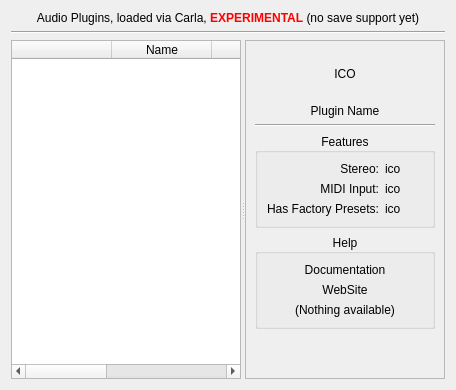
     <widget class="QWidget" name="plugin">
      <attribute name="title">
       <string>Plugin</string>
      </attribute>
      <layout class="QVBoxLayout" name="verticalLayout_22">
       <item>
        <widget class="QLabel" name="label_43">
         <property name="maximumSize">
          <size>
           <width>16777215</width>
           <height>16</height>
          </size>
         </property>
         <property name="text">
          <string>Audio Plugins, loaded via Carla, &lt;span style=&quot;color: red;&quot;&gt;&lt;b&gt;EXPERIMENTAL&lt;/b&gt;&lt;/span&gt; (no save support yet)</string>
         </property>
         <property name="alignment">
          <set>Qt::AlignCenter</set>
         </property>
        </widget>
       </item>
       <item>
        <widget class="Line" name="line_15">
         <property name="orientation">
          <enum>Qt::Horizontal</enum>
         </property>
        </widget>
       </item>
       <item>
        <widget class="QSplitter" name="splitter_Plugin">
         <property name="orientation">
          <enum>Qt::Horizontal</enum>
         </property>
         <widget class="QTableWidget" name="listPlugin">
          <property name="contextMenuPolicy">
           <enum>Qt::CustomContextMenu</enum>
          </property>
          <property name="editTriggers">
           <set>QAbstractItemView::NoEditTriggers</set>
          </property>
          <property name="alternatingRowColors">
           <bool>true</bool>
          </property>
          <property name="selectionMode">
           <enum>QAbstractItemView::SingleSelection</enum>
          </property>
          <property name="selectionBehavior">
           <enum>QAbstractItemView::SelectRows</enum>
          </property>
          <property name="sortingEnabled">
           <bool>true</bool>
          </property>
          <attribute name="horizontalHeaderStretchLastSection">
           <bool>true</bool>
          </attribute>
          <attribute name="verticalHeaderVisible">
           <bool>false</bool>
          </attribute>
          <attribute name="verticalHeaderDefaultSectionSize">
           <number>22</number>
          </attribute>
          <column>
           <property name="text">
            <string/>
           </property>
          </column>
          <column>
           <property name="text">
            <string>Name</string>
           </property>
          </column>
          <column>
           <property name="text">
            <string>Spec</string>
           </property>
          </column>
          <column>
           <property name="text">
            <string>Type</string>
           </property>
          </column>
          <column>
           <property name="text">
            <string>Release Model</string>
           </property>
          </column>
         </widget>
         <widget class="QFrame" name="frame_Plugin">
          <property name="minimumSize">
           <size>
            <width>200</width>
            <height>0</height>
           </size>
          </property>
          <property name="frameShape">
           <enum>QFrame::StyledPanel</enum>
          </property>
          <property name="frameShadow">
           <enum>QFrame::Raised</enum>
          </property>
          <layout class="QVBoxLayout" name="verticalLayout_12">
           <item>
            <widget class="QLabel" name="ico_app_plugin">
             <property name="minimumSize">
              <size>
               <width>0</width>
               <height>48</height>
              </size>
             </property>
             <property name="maximumSize">
              <size>
               <width>16777215</width>
               <height>48</height>
              </size>
             </property>
             <property name="text">
              <string>ICO</string>
             </property>
             <property name="alignment">
              <set>Qt::AlignCenter</set>
             </property>
            </widget>
           </item>
           <item>
            <widget class="QLabel" name="label_name_plugin">
             <property name="text">
              <string>Plugin Name</string>
             </property>
             <property name="alignment">
              <set>Qt::AlignCenter</set>
             </property>
            </widget>
           </item>
           <item>
            <widget class="Line" name="line_12">
             <property name="orientation">
              <enum>Qt::Horizontal</enum>
             </property>
            </widget>
           </item>
           <item>
            <widget class="QGroupBox" name="group_features_plugin">
             <property name="title">
              <string>Features</string>
             </property>
             <property name="alignment">
              <set>Qt::AlignCenter</set>
             </property>
             <layout class="QGridLayout" name="gridLayout_11">
              <item row="3" column="0">
               <widget class="QLabel" name="label_25">
                <property name="text">
                 <string>Stereo:</string>
                </property>
                <property name="alignment">
                 <set>Qt::AlignRight|Qt::AlignTrailing|Qt::AlignVCenter</set>
                </property>
               </widget>
              </item>
              <item row="3" column="1">
               <widget class="QLabel" name="ico_stereo_plugin">
                <property name="text">
                 <string>ico</string>
                </property>
               </widget>
              </item>
              <item row="4" column="0">
               <widget class="QLabel" name="label_42">
                <property name="text">
                 <string>MIDI Input:</string>
                </property>
                <property name="alignment">
                 <set>Qt::AlignRight|Qt::AlignTrailing|Qt::AlignVCenter</set>
                </property>
               </widget>
              </item>
              <item row="4" column="1">
               <widget class="QLabel" name="ico_midi_input_plugin">
                <property name="text">
                 <string>ico</string>
                </property>
               </widget>
              </item>
              <item row="5" column="0">
               <widget class="QLabel" name="label">
                <property name="text">
                 <string>Has Factory Presets:</string>
                </property>
                <property name="alignment">
                 <set>Qt::AlignRight|Qt::AlignTrailing|Qt::AlignVCenter</set>
                </property>
               </widget>
              </item>
              <item row="5" column="1">
               <widget class="QLabel" name="ico_presets_plugin">
                <property name="text">
                 <string>ico</string>
                </property>
               </widget>
              </item>
             </layout>
            </widget>
           </item>
           <item>
            <widget class="QGroupBox" name="group_help_plugin">
             <property name="title">
              <string>Help</string>
             </property>
             <property name="alignment">
              <set>Qt::AlignCenter</set>
             </property>
             <layout class="QVBoxLayout" name="verticalLayout_21">
              <item>
               <widget class="QLabel" name="url_documentation_plugin">
                <property name="text">
                 <string>Documentation</string>
                </property>
                <property name="alignment">
                 <set>Qt::AlignCenter</set>
                </property>
                <property name="openExternalLinks">
                 <bool>true</bool>
                </property>
               </widget>
              </item>
              <item>
               <widget class="QLabel" name="url_website_plugin">
                <property name="text">
                 <string>WebSite</string>
                </property>
                <property name="alignment">
                 <set>Qt::AlignCenter</set>
                </property>
                <property name="openExternalLinks">
                 <bool>true</bool>
                </property>
               </widget>
              </item>
              <item>
               <widget class="QLabel" name="label_no_help_plugin">
                <property name="text">
                 <string>(Nothing available)</string>
                </property>
                <property name="alignment">
                 <set>Qt::AlignCenter</set>
                </property>
               </widget>
              </item>
             </layout>
            </widget>
           </item>
           <item>
            <spacer name="verticalSpacer_8">
             <property name="orientation">
              <enum>Qt::Vertical</enum>
             </property>
             <property name="sizeHint" stdset="0">
              <size>
               <width>20</width>
               <height>40</height>
              </size>
             </property>
            </spacer>
           </item>
          </layout>
         </widget>
        </widget>
       </item>
      </layout>
     </widget>
